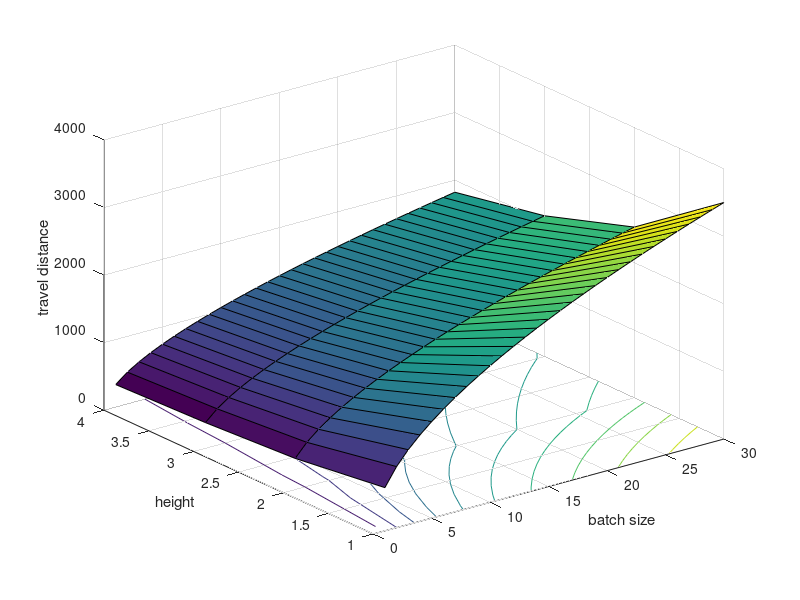

Write MATLAB code to recreate this figure.
clear
clc
%% Screening equipments
% Assume: ladder structure, SKU assignment by FoA, allocation 1 SKU per slot, random
% slotting, routing by TSP


% Initialize screening for equipment
aisle_width = 10; % in feet
slot_width = 3.33; % in feet
slot_length = 4; % in feet
sf = 2; %shape factor (rectangle twice as long as wide)
cross_aisle_width = 15; % in feet

avg_oder_lines = 10;
sku_percent = 0.2;
total_sku_count = 5000;

height = 4;
batch_size = 30;

aisle_module_width = 2 * slot_width + aisle_width; % aisle plus shelves on both sides
slots = ceil(sku_percent * total_sku_count);

ground_slots = zeros(height, 1);
aisles = zeros(height,1);
slots_per_aisle = zeros(height,1);
aisle_length = zeros(height,1);
forward_length = zeros(height,1);
forward_width = zeros(height,1);
forward_area = zeros(height,1);
final_slots = zeros(height,1);
travel_distance = zeros(height, batch_size);



% Screening
for s = 1:3
    
    
    
    for pe = 1:3
        for h = 1:height

            % Storage dimensioning
            ground_slots(h) = ceil(slots / h);

            aisles(h) = 1;
            slots_per_aisle(h) = slots;
            aisle_length(h) = (slots_per_aisle(h) / h) * slot_length;        
            forward_length(h) = aisle_length(h) + 2 * cross_aisle_width;
            forward_width(h) = aisles(h) * aisle_module_width;

            while forward_length(h) > sf * forward_width(h)
                aisles(h) = aisles(h) + 1;
                slots_per_aisle(h) = slots / aisles(h);
                aisle_length(h) = (slots_per_aisle(h) / h) * slot_length;        
                forward_length(h) = aisle_length(h) + 2 * cross_aisle_width;
                forward_width(h) = aisles(h) * aisle_module_width;  
            end

            forward_area(h) = forward_length(h) * forward_width(h);
            final_slots(h) = aisles(h) * slots_per_aisle(h) * h;    

            for b = 1:batch_size        
                travel_distance(h,b) = 0.75 * sqrt(b * avg_oder_lines * forward_area(h)); % TSP approximation   
            end
        end
    end
end

figure
surfc(travel_distance)
xlabel('batch size')
ylabel('height')
zlabel('travel distance')